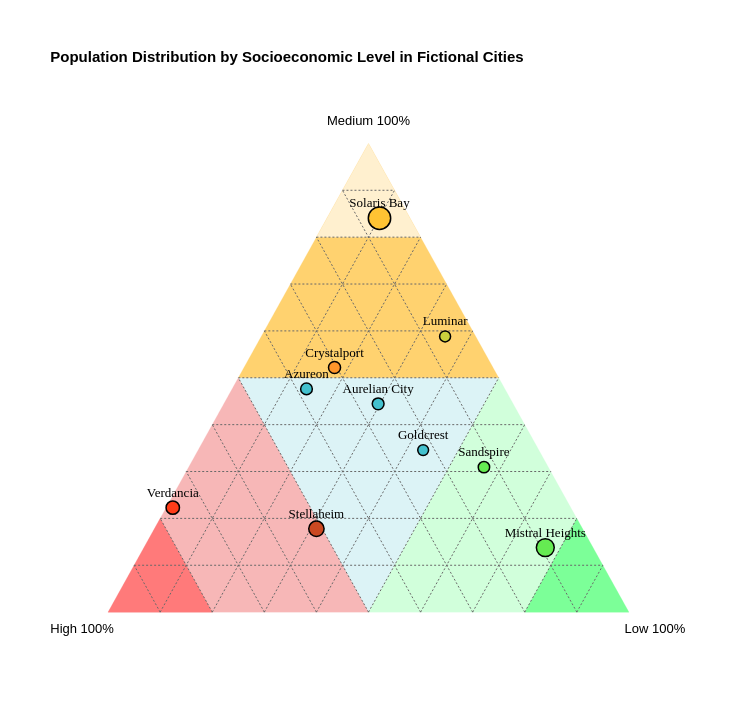

Vega-Lite specification stored for this chart:
### Vega specification from a JSON file in a GitHub repository (floating-point values rounded to 4 significant figures)
{"$schema": "https://vega.github.io/schema/vega/v6.json", "background": "white", "padding": 50, "width": 625, "height": 541.2, "title": {"text": ["Population Distribution by Socioeconomic Level in Fictional Cities"], "fontSize": 15, "subtitleFontSize": 14, "subtitleFontStyle": "italic", "anchor": "start", "color": "#000000", "subtitleColor": "#76d9e4", "offset": 50}, "style": "cell", "data": [{"name": "source_0", "values": [{"x": 0.25, "y": 0.433}, {"x": 0.75, "y": 0.433}, {"x": 0.5, "y": 0}]}, {"name": "source_1", "values": [{"x": 0, "y": 0}, {"x": 0.25, "y": 0.433}, {"x": 0.5, "y": 0}]}, {"name": "source_2", "values": [{"x": 0, "y": 0}, {"x": 0.1, "y": 0.1732}, {"x": 0.2, "y": 0}]}, {"name": "source_3", "values": [{"x": 1, "y": 0}, {"x": 0.75, "y": 0.433}, {"x": 0.5, "y": 0}]}, {"name": "source_4", "values": [{"x": 1, "y": 0}, {"x": 0.9, "y": 0.1732}, {"x": 0.8, "y": 0}]}, {"name": "source_5", "values": [{"x": 0.5, "y": 0.866}, {"x": 0.25, "y": 0.433}, {"x": 0.75, "y": 0.433}]}, {"name": "source_6", "values": [{"x": 0.5, "y": 0.866}, {"x": 0.4, "y": 0.6928}, {"x": 0.6, "y": 0.6928}]}, {"name": "source_7", "values": [{"x": -0.05, "y": -0.05, "label": "High 100%"}, {"x": 1.05, "y": -0.05, "label": "Low 100%"}, {"x": 0.5, "y": 0.888, "label": "Medium 100%"}]}, {"name": "source_8", "values": [{"x": 0.1, "y": 0, "x2": 0.05, "y2": 0.0866}, {"x": 0.2, "y": 0, "x2": 0.1, "y2": 0.1732}, {"x": 0.3, "y": 0, "x2": 0.15, "y2": 0.2598}, {"x": 0.4, "y": 0, "x2": 0.2, "y2": 0.3464}, {"x": 0.5, "y": 0, "x2": 0.25, "y2": 0.433}, {"x": 0.6, "y": 0, "x2": 0.3, "y2": 0.5196}, {"x": 0.7, "y": 0, "x2": 0.35, "y2": 0.6062}, {"x": 0.8, "y": 0, "x2": 0.4, "y2": 0.6928}, {"x": 0.9, "y": 0, "x2": 0.45, "y2": 0.7794}, {"x": 0.9, "y": 0, "x2": 0.95, "y2": 0.0866}, {"x": 0.8, "y": 0, "x2": 0.9, "y2": 0.1732}, {"x": 0.7, "y": 0, "x2": 0.85, "y2": 0.2598}, {"x": 0.6, "y": 0, "x2": 0.8, "y2": 0.3464}, {"x": 0.5, "y": 0, "x2": 0.75, "y2": 0.433}, {"x": 0.4, "y": 0, "x2": 0.7, "y2": 0.5196}, {"x": 0.3, "y": 0, "x2": 0.65, "y2": 0.6062}, {"x": 0.2, "y": 0, "x2": 0.6, "y2": 0.6928}, {"x": 0.1, "y": 0, "x2": 0.55, "y2": 0.7794}, {"x": 0.05, "y": 0.0866, "x2": 0.95, "y2": 0.0866}, {"x": 0.1, "y": 0.1732, "x2": 0.9, "y2": 0.1732}, {"x": 0.15, "y": 0.2598, "x2": 0.85, "y2": 0.2598}, {"x": 0.2, "y": 0.3464, "x2": 0.8, "y2": 0.3464}, {"x": 0.25, "y": 0.433, "x2": 0.75, "y2": 0.433}, {"x": 0.3, "y": 0.5196, "x2": 0.7, "y2": 0.5196}, {"x": 0.35, "y": 0.6062, "x2": 0.65, "y2": 0.6062}, {"x": 0.4, "y": 0.6928, "x2": 0.6, "y2": 0.6928}, {"x": 0.45, "y": 0.7794, "x2": 0.55, "y2": 0.7794}]}, {"name": "source_9", "values": [{"City": "Luminar", "High": 5, "Medium": 50, "Low": 30}, {"City": "Crystalport", "High": 35, "Medium": 60, "Low": 20}, {"City": "Stellaheim", "High": 115, "Medium": 40, "Low": 70}, {"City": "Mistral Heights", "High": 30, "Medium": 45, "Low": 252}, {"City": "Verdancia", "High": 120, "Medium": 35, "Low": 2}, {"City": "Aurelian City", "High": 28, "Medium": 48, "Low": 32}, {"City": "Solaris Bay", "High": 32, "Medium": 458, "Low": 55}, {"City": "Sandspire", "High": 12, "Medium": 30, "Low": 55}, {"City": "Azureon", "High": 40, "Medium": 50, "Low": 15}, {"City": "Goldcrest", "High": 18, "Medium": 28, "Low": 35}]}, {"name": "data_0", "source": "source_0", "transform": [{"type": "formula", "expr": "toNumber(datum[\"x\"])", "as": "x"}]}, {"name": "data_1", "source": "source_1", "transform": [{"type": "formula", "expr": "toNumber(datum[\"x\"])", "as": "x"}]}, {"name": "data_2", "source": "source_2", "transform": [{"type": "formula", "expr": "toNumber(datum[\"x\"])", "as": "x"}]}, {"name": "data_3", "source": "source_3", "transform": [{"type": "formula", "expr": "toNumber(datum[\"x\"])", "as": "x"}]}, {"name": "data_4", "source": "source_4", "transform": [{"type": "formula", "expr": "toNumber(datum[\"x\"])", "as": "x"}]}, {"name": "data_5", "source": "source_5", "transform": [{"type": "formula", "expr": "toNumber(datum[\"x\"])", "as": "x"}]}, {"name": "data_6", "source": "source_6", "transform": [{"type": "formula", "expr": "toNumber(datum[\"x\"])", "as": "x"}]}, {"name": "data_7", "source": "source_7", "transform": [{"type": "filter", "expr": "isValid(datum[\"x\"]) && isFinite(+datum[\"x\"]) && isValid(datum[\"y\"]) && isFinite(+datum[\"y\"])"}]}, {"name": "data_8", "source": "source_8", "transform": [{"type": "filter", "expr": "isValid(datum[\"x\"]) && isFinite(+datum[\"x\"]) && isValid(datum[\"y\"]) && isFinite(+datum[\"y\"])"}]}, {"name": "data_9", "source": "source_9", "transform": [{"type": "formula", "expr": "datum['High'] + datum['Medium'] + datum['Low']", "as": "TotalLevel"}, {"type": "formula", "expr": "datum['High']/datum.TotalLevel", "as": "high_percent"}, {"type": "formula", "expr": "datum['Medium']/datum.TotalLevel", "as": "medium_percent"}, {"type": "formula", "expr": "datum['Low']/datum.TotalLevel", "as": "low_percent"}, {"type": "formula", "expr": "0.5 * (2 * datum.low_percent + datum.medium_percent)", "as": "x"}, {"type": "formula", "expr": "0.866 * datum.medium_percent", "as": "y"}, {"type": "formula", "expr": "toString(isValid(datum['High']) ? datum['High'] : 0) + ' (' + toString(round((isValid(datum.high_percent) ? datum.high_percent : 0) * 100, 1)) + '%)'", "as": "tooltip_high"}, {"type": "formula", "expr": "toString(isValid(datum['Medium']) ? datum['Medium'] : 0) + ' (' + toString(round((isValid(datum.medium_percent) ? datum.medium_percent : 0) * 100, 1)) + '%)'", "as": "tooltip_medium"}, {"type": "formula", "expr": "toString(isValid(datum['Low']) ? datum['Low'] : 0) + ' (' + toString(round((isValid(datum.low_percent) ? datum.low_percent : 0) * 100, 1)) + '%)'", "as": "tooltip_low"}, {"type": "filter", "expr": "datum['City'] !== null"}, {"type": "formula", "expr": "length(datum['City'])", "as": "leng"}, {"type": "formula", "expr": "(datum.x*100 - length(datum['City']))/100", "as": "Xleng"}, {"type": "formula", "expr": "(datum.x*100 + length(datum['City']))/100", "as": "Xleng2"}, {"type": "formula", "expr": "datum['high_percent'] > 0.8 ? '#FF0F0F' : datum['medium_percent'] > 0.8 ? '#FFC333' : datum['low_percent'] > 0.8 ? '#32F95D' : datum['high_percent'] > 0.5 && datum['medium_percent'] > datum['low_percent'] ? '#ff3c18' : datum['high_percent'] > 0.5 && datum['medium_percent'] < datum['low_percent'] ? '#cb4922' : datum['medium_percent'] > 0.5 && datum['high_percent'] > datum['low_percent'] ? '#ff962a' : datum['medium_percent'] > 0.5 && datum['high_percent'] < datum['low_percent'] ? '#cbd03d' : datum['low_percent'] > 0.5 && datum['medium_percent'] < datum['high_percent'] ? '#65be49' : datum['low_percent'] > 0.5 && datum['medium_percent'] > datum['high_percent'] ? '#65eb52' : '#43c1ce'", "as": "color"}, {"type": "formula", "expr": "datum.medium_percent > 0.9 ? 15 : -15", "as": "dy_val"}]}, {"name": "data_10", "source": "data_9", "transform": [{"type": "filter", "expr": "isValid(datum[\"x\"]) && isFinite(+datum[\"x\"]) && isValid(datum[\"y\"]) && isFinite(+datum[\"y\"]) && isValid(datum[\"TotalLevel\"]) && isFinite(+datum[\"TotalLevel\"])"}]}, {"name": "data_11", "source": "data_9", "transform": [{"type": "filter", "expr": "isValid(datum[\"x\"]) && isFinite(+datum[\"x\"]) && isValid(datum[\"y\"]) && isFinite(+datum[\"y\"])"}]}], "marks": [{"name": "layer_0_marks", "type": "line", "style": ["line"], "sort": {"field": "x"}, "from": {"data": "data_0"}, "encode": {"update": {"fill": {"value": "#c8edf1a2"}, "stroke": {"value": "#c8edf1a2"}, "strokeWidth": {"value": 0.2}, "interpolate": {"value": "linear-closed"}, "description": {"signal": "\"x: \" + (format(datum[\"x\"], \"\")) + \"; y: \" + (format(datum[\"y\"], \"\"))"}, "x": {"scale": "x", "field": "x"}, "y": {"scale": "y", "field": "y"}, "defined": {"signal": "isValid(datum[\"x\"]) && isFinite(+datum[\"x\"]) && isValid(datum[\"y\"]) && isFinite(+datum[\"y\"])"}}}}, {"name": "layer_1_marks", "type": "line", "style": ["line"], "sort": {"field": "x"}, "from": {"data": "data_1"}, "encode": {"update": {"fill": {"value": "#f7b7b7"}, "stroke": {"value": "#f7b7b7"}, "strokeWidth": {"value": 0.2}, "interpolate": {"value": "linear-closed"}, "description": {"signal": "\"x: \" + (format(datum[\"x\"], \"\")) + \"; y: \" + (format(datum[\"y\"], \"\"))"}, "x": {"scale": "x", "field": "x"}, "y": {"scale": "y", "field": "y"}, "defined": {"signal": "isValid(datum[\"x\"]) && isFinite(+datum[\"x\"]) && isValid(datum[\"y\"]) && isFinite(+datum[\"y\"])"}}}}, {"name": "layer_2_marks", "type": "line", "style": ["line"], "sort": {"field": "x"}, "from": {"data": "data_2"}, "encode": {"update": {"fill": {"value": "#ff7a7a"}, "stroke": {"value": "#ff7a7a"}, "strokeWidth": {"value": 0.2}, "interpolate": {"value": "linear-closed"}, "description": {"signal": "\"x: \" + (format(datum[\"x\"], \"\")) + \"; y: \" + (format(datum[\"y\"], \"\"))"}, "x": {"scale": "x", "field": "x"}, "y": {"scale": "y", "field": "y"}, "defined": {"signal": "isValid(datum[\"x\"]) && isFinite(+datum[\"x\"]) && isValid(datum[\"y\"]) && isFinite(+datum[\"y\"])"}}}}, {"name": "layer_3_marks", "type": "line", "style": ["line"], "sort": {"field": "x"}, "from": {"data": "data_3"}, "encode": {"update": {"fill": {"value": "#d1ffdb"}, "stroke": {"value": "#d1ffdb"}, "strokeWidth": {"value": 0.2}, "interpolate": {"value": "linear-closed"}, "description": {"signal": "\"x: \" + (format(datum[\"x\"], \"\")) + \"; y: \" + (format(datum[\"y\"], \"\"))"}, "x": {"scale": "x", "field": "x"}, "y": {"scale": "y", "field": "y"}, "defined": {"signal": "isValid(datum[\"x\"]) && isFinite(+datum[\"x\"]) && isValid(datum[\"y\"]) && isFinite(+datum[\"y\"])"}}}}, {"name": "layer_4_marks", "type": "line", "style": ["line"], "sort": {"field": "x"}, "from": {"data": "data_4"}, "encode": {"update": {"fill": {"value": "#7cff98"}, "stroke": {"value": "#7cff98"}, "strokeWidth": {"value": 0.2}, "interpolate": {"value": "linear-closed"}, "description": {"signal": "\"x: \" + (format(datum[\"x\"], \"\")) + \"; y: \" + (format(datum[\"y\"], \"\"))"}, "x": {"scale": "x", "field": "x"}, "y": {"scale": "y", "field": "y"}, "defined": {"signal": "isValid(datum[\"x\"]) && isFinite(+datum[\"x\"]) && isValid(datum[\"y\"]) && isFinite(+datum[\"y\"])"}}}}, {"name": "layer_5_marks", "type": "line", "style": ["line"], "sort": {"field": "x"}, "from": {"data": "data_5"}, "encode": {"update": {"fill": {"value": "#ffd26f"}, "stroke": {"value": "#ffd26f"}, "strokeWidth": {"value": 0.2}, "interpolate": {"value": "linear-closed"}, "description": {"signal": "\"x: \" + (format(datum[\"x\"], \"\")) + \"; y: \" + (format(datum[\"y\"], \"\"))"}, "x": {"scale": "x", "field": "x"}, "y": {"scale": "y", "field": "y"}, "defined": {"signal": "isValid(datum[\"x\"]) && isFinite(+datum[\"x\"]) && isValid(datum[\"y\"]) && isFinite(+datum[\"y\"])"}}}}, {"name": "layer_6_marks", "type": "line", "style": ["line"], "sort": {"field": "x"}, "from": {"data": "data_6"}, "encode": {"update": {"fill": {"value": "#fff0cf"}, "stroke": {"value": "#fff0cf"}, "strokeWidth": {"value": 0.2}, "interpolate": {"value": "linear-closed"}, "description": {"signal": "\"x: \" + (format(datum[\"x\"], \"\")) + \"; y: \" + (format(datum[\"y\"], \"\"))"}, "x": {"scale": "x", "field": "x"}, "y": {"scale": "y", "field": "y"}, "defined": {"signal": "isValid(datum[\"x\"]) && isFinite(+datum[\"x\"]) && isValid(datum[\"y\"]) && isFinite(+datum[\"y\"])"}}}}, {"name": "layer_7_marks", "type": "text", "style": ["text"], "from": {"data": "data_7"}, "encode": {"update": {"dy": {"value": -10}, "fontSize": {"value": 13}, "fill": {"value": "#000000"}, "description": {"signal": "\"x: \" + (format(datum[\"x\"], \"\")) + \"; y: \" + (format(datum[\"y\"], \"\")) + \"; label: \" + (isValid(datum[\"label\"]) ? isArray(datum[\"label\"]) ? join(datum[\"label\"], ' ') : datum[\"label\"] : \"\"+datum[\"label\"])"}, "x": {"scale": "x", "field": "x"}, "y": {"scale": "y", "field": "y"}, "text": {"signal": "isValid(datum[\"label\"]) ? datum[\"label\"] : \"\"+datum[\"label\"]"}, "align": {"value": "center"}, "baseline": {"value": "middle"}}}}, {"name": "layer_8_marks", "type": "rule", "style": ["rule"], "from": {"data": "data_8"}, "encode": {"update": {"stroke": {"value": "#696969"}, "strokeDash": {"value": [2, 2]}, "description": {"signal": "\"x: \" + (format(datum[\"x\"], \"\")) + \"; y: \" + (format(datum[\"y\"], \"\")) + \"; x2: \" + (format(datum[\"x2\"], \"\")) + \"; y2: \" + (format(datum[\"y2\"], \"\"))"}, "x": {"scale": "x", "field": "x"}, "x2": {"scale": "x", "field": "x2"}, "y": {"scale": "y", "field": "y"}, "y2": {"scale": "y", "field": "y2"}}}}, {"name": "layer_9_layer_0_marks", "type": "symbol", "style": ["point"], "from": {"data": "data_10"}, "encode": {"update": {"opacity": {"value": 1}, "stroke": {"value": "#000000"}, "strokeWidth": {"value": 1.5}, "strokeOpacity": {"value": 1}, "fill": {"field": "color"}, "tooltip": {"signal": "{\"City:\": isValid(datum[\"City\"]) ? isArray(datum[\"City\"]) ? join(datum[\"City\"], '\\n') : datum[\"City\"] : \"\"+datum[\"City\"], \"🔴 High:\": isValid(datum[\"tooltip_high\"]) ? isArray(datum[\"tooltip_high\"]) ? join(datum[\"tooltip_high\"], '\\n') : datum[\"tooltip_high\"] : \"\"+datum[\"tooltip_high\"], \"🟡 Medium:\": isValid(datum[\"tooltip_medium\"]) ? isArray(datum[\"tooltip_medium\"]) ? join(datum[\"tooltip_medium\"], '\\n') : datum[\"tooltip_medium\"] : \"\"+datum[\"tooltip_medium\"], \"🟢 Low:\": isValid(datum[\"tooltip_low\"]) ? isArray(datum[\"tooltip_low\"]) ? join(datum[\"tooltip_low\"], '\\n') : datum[\"tooltip_low\"] : \"\"+datum[\"tooltip_low\"]}"}, "ariaRoleDescription": {"value": "point"}, "description": {"signal": "\"x: \" + (format(datum[\"x\"], \"\")) + \"; y: \" + (format(datum[\"y\"], \"\")) + \"; color: \" + (isValid(datum[\"color\"]) ? isArray(datum[\"color\"]) ? join(datum[\"color\"], ' ') : datum[\"color\"] : \"\"+datum[\"color\"]) + \"; TotalLevel: \" + (format(datum[\"TotalLevel\"], \"\")) + \"; City:: \" + (isValid(datum[\"City\"]) ? isArray(datum[\"City\"]) ? join(datum[\"City\"], ' ') : datum[\"City\"] : \"\"+datum[\"City\"]) + \"; 🔴 High:: \" + (isValid(datum[\"tooltip_high\"]) ? isArray(datum[\"tooltip_high\"]) ? join(datum[\"tooltip_high\"], ' ') : datum[\"tooltip_high\"] : \"\"+datum[\"tooltip_high\"]) + \"; 🟡 Medium:: \" + (isValid(datum[\"tooltip_medium\"]) ? isArray(datum[\"tooltip_medium\"]) ? join(datum[\"tooltip_medium\"], ' ') : datum[\"tooltip_medium\"] : \"\"+datum[\"tooltip_medium\"]) + \"; 🟢 Low:: \" + (isValid(datum[\"tooltip_low\"]) ? isArray(datum[\"tooltip_low\"]) ? join(datum[\"tooltip_low\"], ' ') : datum[\"tooltip_low\"] : \"\"+datum[\"tooltip_low\"])"}, "x": {"scale": "x", "field": "x"}, "y": {"scale": "y", "field": "y"}, "size": {"scale": "size", "field": "TotalLevel"}}}}, {"name": "layer_9_layer_1_marks", "type": "text", "style": ["text"], "from": {"data": "data_11"}, "encode": {"update": {"dy": {"signal": "datum.dy_val"}, "font": {"value": "Verdana"}, "fontSize": {"value": 13}, "fontWeight": {"value": 100}, "fill": {"value": "#000000"}, "tooltip": {"signal": "{\"City:\": isValid(datum[\"City\"]) ? isArray(datum[\"City\"]) ? join(datum[\"City\"], '\\n') : datum[\"City\"] : \"\"+datum[\"City\"], \"🔴 High:\": isValid(datum[\"tooltip_high\"]) ? isArray(datum[\"tooltip_high\"]) ? join(datum[\"tooltip_high\"], '\\n') : datum[\"tooltip_high\"] : \"\"+datum[\"tooltip_high\"], \"🟡 Medium:\": isValid(datum[\"tooltip_medium\"]) ? isArray(datum[\"tooltip_medium\"]) ? join(datum[\"tooltip_medium\"], '\\n') : datum[\"tooltip_medium\"] : \"\"+datum[\"tooltip_medium\"], \"🟢 Low:\": isValid(datum[\"tooltip_low\"]) ? isArray(datum[\"tooltip_low\"]) ? join(datum[\"tooltip_low\"], '\\n') : datum[\"tooltip_low\"] : \"\"+datum[\"tooltip_low\"]}"}, "description": {"signal": "\"x: \" + (format(datum[\"x\"], \"\")) + \"; y: \" + (format(datum[\"y\"], \"\")) + \"; City: \" + (isValid(datum[\"City\"]) ? isArray(datum[\"City\"]) ? join(datum[\"City\"], ' ') : datum[\"City\"] : \"\"+datum[\"City\"]) + \"; City:: \" + (isValid(datum[\"City\"]) ? isArray(datum[\"City\"]) ? join(datum[\"City\"], ' ') : datum[\"City\"] : \"\"+datum[\"City\"]) + \"; 🔴 High:: \" + (isValid(datum[\"tooltip_high\"]) ? isArray(datum[\"tooltip_high\"]) ? join(datum[\"tooltip_high\"], ' ') : datum[\"tooltip_high\"] : \"\"+datum[\"tooltip_high\"]) + \"; 🟡 Medium:: \" + (isValid(datum[\"tooltip_medium\"]) ? isArray(datum[\"tooltip_medium\"]) ? join(datum[\"tooltip_medium\"], ' ') : datum[\"tooltip_medium\"] : \"\"+datum[\"tooltip_medium\"]) + \"; 🟢 Low:: \" + (isValid(datum[\"tooltip_low\"]) ? isArray(datum[\"tooltip_low\"]) ? join(datum[\"tooltip_low\"], ' ') : datum[\"tooltip_low\"] : \"\"+datum[\"tooltip_low\"])"}, "x": {"scale": "x", "field": "x"}, "y": {"scale": "y", "field": "y"}, "text": {"signal": "isValid(datum[\"City\"]) ? datum[\"City\"] : \"\"+datum[\"City\"]"}, "align": {"value": "center"}, "baseline": {"value": "middle"}}}}], "scales": [{"name": "x", "type": "linear", "domain": {"fields": [{"data": "data_0", "field": "x"}, {"data": "data_1", "field": "x"}, {"data": "data_2", "field": "x"}, {"data": "data_3", "field": "x"}, {"data": "data_4", "field": "x"}, {"data": "data_5", "field": "x"}, {"data": "data_6", "field": "x"}, {"data": "data_7", "field": "x"}, {"data": "data_8", "field": "x"}, {"data": "data_8", "field": "x2"}, {"data": "data_10", "field": "x"}, {"data": "data_11", "field": "x"}]}, "range": [0, {"signal": "width"}], "nice": true, "zero": false}, {"name": "y", "type": "linear", "domain": {"fields": [{"data": "data_0", "field": "y"}, {"data": "data_1", "field": "y"}, {"data": "data_2", "field": "y"}, {"data": "data_3", "field": "y"}, {"data": "data_4", "field": "y"}, {"data": "data_5", "field": "y"}, {"data": "data_6", "field": "y"}, {"data": "data_7", "field": "y"}, {"data": "data_8", "field": "y"}, {"data": "data_8", "field": "y2"}, {"data": "data_10", "field": "y"}, {"data": "data_11", "field": "y"}]}, "range": [{"signal": "height"}, 0], "nice": true, "zero": true}, {"name": "size", "type": "linear", "domain": {"data": "data_10", "field": "TotalLevel"}, "range": [50, 500], "zero": true}], "config": {"axis": {"disable": true, "grid": false, "tickBand": "extent"}, "style": {"cell": {"stroke": "transparent"}}}}
